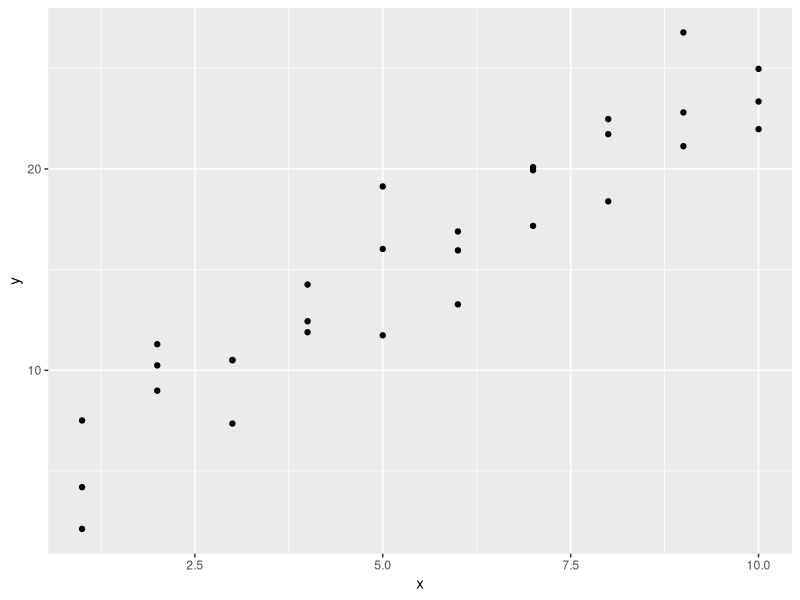
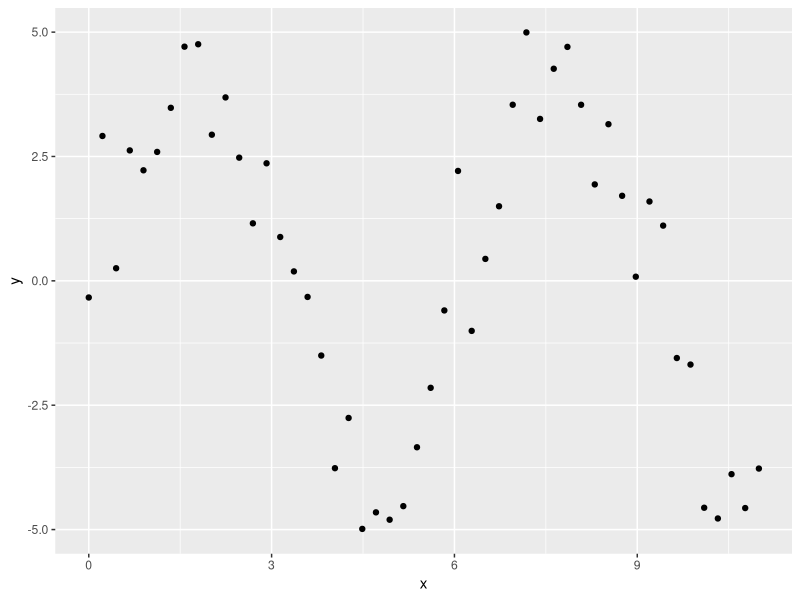
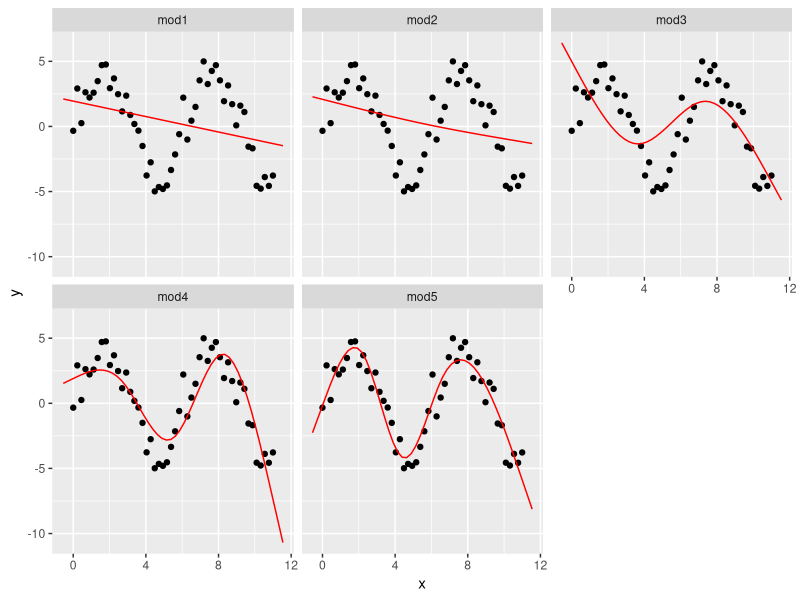

Write the R code that produced these figures, in order.
# get clean ws
rm(list=ls())

#load lib
library(tidyverse)
library(modelr)

# do not silently drop missing values.
options(na.action = na.warn)

ggplot(sim1, aes(x, y)) +
    geom_point()

# Transformations
# If your transformation involves +, *, ^, or -, you'll need to wrap it in I() so R doesn't treat it like part
# of the model specification.
df <- tribble(
    ~y, ~x,
    1, 1,
    2, 2,
    3, 3
)
# Again, if you get confused about what your model is doing, you can
# always use model_matrix() to see exactly what equation lm() is fitting:
# doesn'tt work....
model_matrix(df, y ~ x^2 + x)
# need to wrap it in I()
model_matrix(df, y ~ I(x^2) + x)
# polynomial function
model_matrix(df, y ~ poly(x, 2))
# However there's one major problem with using poly(): outside the
# range of the data, polynomials rapidly shoot off to positive or negative
# infinity. One safer alternative is to use the natural spline,
# splines::ns():
library(splines)
model_matrix(df, y ~ ns(x, 2))

# try to approximate a non-linear function
sim5 <- tibble(
    x = seq(0, 3.5 * pi, length = 50),
    y = 4 * sin(x) + rnorm(length(x))
)
ggplot(sim5, aes(x, y)) +
    geom_point()

# I'm going to fit five models to this data:
mod1 <- lm(y ~ ns(x, 1), data = sim5)
mod2 <- lm(y ~ ns(x, 2), data = sim5)
mod3 <- lm(y ~ ns(x, 3), data = sim5)
mod4 <- lm(y ~ ns(x, 4), data = sim5)
mod5 <- lm(y ~ ns(x, 5), data = sim5)

grid <- sim5 %>%
    data_grid(x = seq_range(x, n = 50, expand = 0.1)) %>%
    gather_predictions(mod1, mod2, mod3, mod4, mod5, .pred = "y")
ggplot(sim5, aes(x, y)) +
    geom_point() +
    geom_line(data = grid, color = "red") +
    facet_wrap(~ model)

# Handeling missing values
# R's default behavior is to silently drop them
# but options(na.action = na.warn), makes sure you get a warning:
df <- tribble(
    ~x, ~y,
    1, 2.2,
    2, NA,
    3, 3.5,
    4, 8.3,
    NA, 10
)
mod <- lm( y ~x, data = df)

# To suppress the warning, set na.action = na.exclude:
mod <- lm(y ~ x, data = df, na.action = na.exclude)
# You can always see exactly how many observations were used with
# nobs():
nobs(mod)
